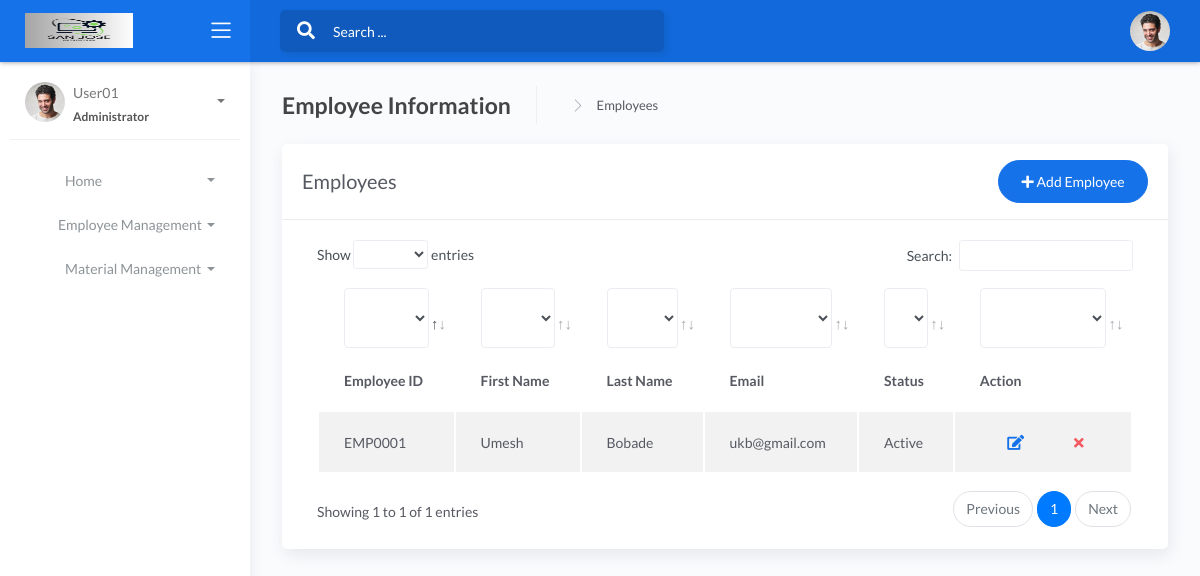
/employee/, run on the app's committed database.
### employee/models.py (models this page shows, shortened)
class Employee(models.Model):
    user_code = models.CharField(max_length=50, unique=True)
    first_name = models.CharField(max_length=255)
    middle_name = models.CharField(max_length=255)
    last_name = models.CharField(max_length=255)
    email = models.EmailField(unique=True)
    mobile = models.CharField(max_length=20,null=True)
    location = models.ForeignKey(Location, on_delete=models.CASCADE)
    department = models.ForeignKey(Department, on_delete=models.CASCADE)
    designation = models.ForeignKey(Designation, on_delete=models.CASCADE)
    level = models.ForeignKey(Level, on_delete=models.CASCADE)
    employee_status = models.CharField(max_length=10)

### employee/views.py (the view)
# urls.py: path('',include('employee.urls'))
def employee(request):
    emp = Employee.objects.all()
    loc = Location.objects.all()
    dep = Department.objects.all()
    des = Designation.objects.all()
    lvl = Level.objects.all()
    context = {'loc':loc,'dep':dep,'des':des,'lvl':lvl,'emp': emp}
    return render(request,'employee.html',context)

### employee/models.py (called while the page is built)
    def __str__(self):
        return self.name

    def __str__(self):
        return self.name

    def __str__(self):
        return self.name

    def __str__(self):
        return self.name

### employee/templates/employee.html (shortened to what this page needs)
{% extends "base.html" %}
{% block body%}
{% load static %}
		<div class="main-panel">
			<div class="content">
				<div class="page-inner">
					<div class="page-header">
						<h4 class="page-title">Employee Information</h4>
						<ul class="breadcrumbs">
							<li class="separator">
								<i class="flaticon-right-arrow"></i>
							</li>
							<li class="nav-item">
								<a href="#">Employees</a>
							</li>
						</ul>
					</div>
					<div class="row">
						<div class="col-md-12">
							<div class="card">
								<div class="card-header">
									<div class="d-flex align-items-center">
										<h4 class="card-title">Employees</h4>
										<button class="btn btn-primary btn-round ml-auto" data-toggle="modal" data-target="#addemployeeModal">
											<i class="fa fa-plus"></i>
											Add Employee
										</button>
									</div>
								</div>
								<div class="card-body">
									<div class="table-responsive">
										<table id="add-employee" class="display table table-striped table-hover" >
											<thead>
												<tr>
													<th>Employee ID</th>
													<th>First Name</th>
													<th>Last Name</th>
													<th>Email</th>
													<th>Status</th>
													<th style="width: 10%">Action</th>
												</tr>
											</thead>
											<thead>
												<tr>
													<th>Employee ID</th>
													<th>First Name</th>
													<th>Last Name</th>
													<th>Email</th>
													<th>Status</th>
													<th style="width: 10%">Action</th>
												</tr>
											</thead>
											<tbody>
												{% for i in emp %}
													<tr>
														<td>{{ i.user_code }}</td>
														<td>{{ i.first_name }}</td>
														<td>{{ i.last_name }}</td>
														<td>{{ i.email }}</td>
														<td>{{ i.employee_status }}</td>
														<td>
															<div class="form-button-action">
																<button type="button" data-toggle="modal" href="#editemployeeModal-{{forloop.counter}}" class="btn btn-link btn-primary btn-lg" data-original-title="Edit employee">
																	<i class="fa fa-edit"></i>
																</button>
																<button type="button" data-toggle="modal" href="#deleteemployeelModal-{{forloop.counter}}" class="btn btn-link btn-danger" data-original-title="Remove employee">
																	<i class="fa fa-times"></i>
																</button>
															</div>
														</td>
													</tr>
												{% endfor %}
											</tbody>
										</table>
									</div>
								</div>
							</div>
						</div>
					</div>
				</div>
			</div>
		</div>
    </div>
	{% endblock %}

### data on the page
Employee: user_code "EMP0001", first_name "Umesh", last_name "Bobade", email "ukb@gmail.com", employee_status "Active"
